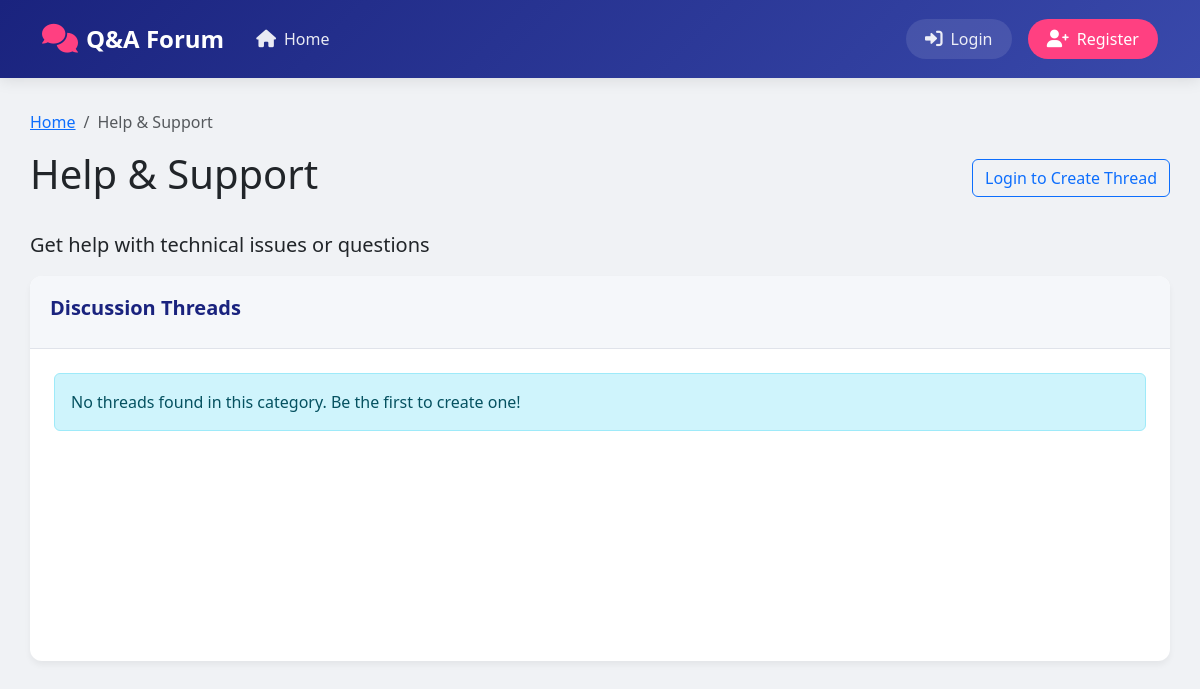
Screenshot of /category.php?id=3 with the database file from the repository.
### tables this page shows
CREATE TABLE IF NOT EXISTS categories (
    category_id INT AUTO_INCREMENT PRIMARY KEY,
    name VARCHAR(100) NOT NULL,
    description TEXT,
    created_at TIMESTAMP DEFAULT CURRENT_TIMESTAMP
);

### includes/functions.php (called while the page is built, shortened)
<?php
function isLoggedIn() {
    return false;
}
function escapeOutput($text) {
    return htmlspecialchars($text, ENT_QUOTES, 'UTF-8');
}
?>

### category.php (the view, shortened to what this page needs)
<?php
include "includes/header.php";
$category_id = $_GET["id"];
$sql = "SELECT * FROM categories WHERE category_id = ?";
if ($stmt = mysqli_prepare($conn, $sql)) {
    mysqli_stmt_bind_param($stmt, "i", $category_id);
    if (mysqli_stmt_execute($stmt)) {
        $result = mysqli_stmt_get_result($stmt);
        if (mysqli_num_rows($result) == 1) {
            $category = mysqli_fetch_assoc($result);
        } else {
            header("location: index.php");
            exit;
        }
    } else {
        echo "Oops! Something went wrong. Please try again later.";
    }
}
?>
<div class="row">
    <div class="col-md-12">
        <nav aria-label="breadcrumb">
            <ol class="breadcrumb">
                <li class="breadcrumb-item"><a href="index.php">Home</a></li>
                <li class="breadcrumb-item active"><?php echo escapeOutput($category['name']); ?></li>
            </ol>
        </nav>
        <div class="d-flex justify-content-between align-items-center mb-4">
            <h1><?php echo escapeOutput($category['name']); ?></h1>
            <?php if (isLoggedIn()): ?>
                <a href="create_thread.php?category_id=<?php echo $category_id; ?>" class="btn btn-success">Create New Thread</a>
            <?php else: ?>
                <a href="login.php" class="btn btn-outline-primary">Login to Create Thread</a>
            <?php endif; ?>
        </div>
        <p class="lead"><?php echo escapeOutput($category['description']); ?></p>
        <div class="card mb-4">
            <div class="card-header">
                <h2 class="card-title h5">Discussion Threads</h2>
            </div>
            <div class="card-body">
                <?php
                $sql = "SELECT t.*, u.username, COUNT(r.reply_id) as reply_count
                       FROM threads t
                       JOIN users u ON t.user_id = u.user_id
                       LEFT JOIN replies r ON t.thread_id = r.thread_id
                       WHERE t.category_id = ?
                       GROUP BY t.thread_id
                       ORDER BY t.created_at DESC";
                if ($stmt = mysqli_prepare($conn, $sql)) {
                    mysqli_stmt_bind_param($stmt, "i", $category_id);
                    if (mysqli_stmt_execute($stmt)) {
                        $result = mysqli_stmt_get_result($stmt);
                        if (mysqli_num_rows($result) > 0) {
                            echo '<div class="list-group">';
                            while ($row = mysqli_fetch_assoc($result)) {
                                echo '<a href="thread.php?id=' . $row['thread_id'] . '" class="list-group-item list-group-item-action thread-item" style="padding:10px">';
                                echo '<div class="d-flex w-100 justify-content-between">';
                                echo '<h5 class="mb-1">' . escapeOutput($row['subject']) . '</h5>';
                                echo '<small>' . formatDate($row['created_at']) . '</small>';
                                echo '</div>';
                                echo '<p class="mb-1">' . mb_substr(escapeOutput($row['content']), 0, 150) . (strlen($row['content']) > 150 ? '...' : '') . '</p>';
                                echo '<div class="thread-meta">';
                                echo '<small>By: ' . escapeOutput($row['username']) . ' | Replies: ' . $row['reply_count'] . '</small>';
                                echo '</div>';
                                echo '</a>';
                            }
                            echo '</div>';
                        } else {
                            echo '<div class="alert alert-info">No threads found in this category. Be the first to create one!</div>';
                        }
                    } else {
                        echo "Oops! Something went wrong. Please try again later.";
                    }
                }
                ?>
            </div>
        </div>
    </div>
</div>
<?php
include "includes/footer.php";
?>

### css/style.css (style rules this page uses)
body { background-color: #f0f2f5; font-family: 'Segoe UI', Tahoma, Geneva, Verdana, sans-serif; }
.card { margin-bottom: 20px; box-shadow: 0 4px 6px rgba(0, 0, 0, 0.05); border: none; border-radius: 12px; transition: transform 0.3s ease, box-shadow 0.3s ease; height: 100%; }
.card-header { background: linear-gradient(135deg, #1a237e, #3949ab); color: white; border-bottom: none; border-radius: 12px 12px 0 0 !important; padding: 1.25rem; }
.card-body { padding: 1.5rem; }
.card-header, .thread-card .card-header, .reply-card .card-header { background: #f5f7fa; color: #1a237e; border-radius: 12px 12px 0 0 !important; font-weight: 600; border-bottom: 1px solid #e0e3ea; }
.card-title, .thread-card .card-title, .reply-card .card-title { color: #1a237e; font-weight: 600; margin-bottom: 0.5rem; }

### rows the page displays
categories: name "Help & Support", description "Get help with technical issues or questions"
